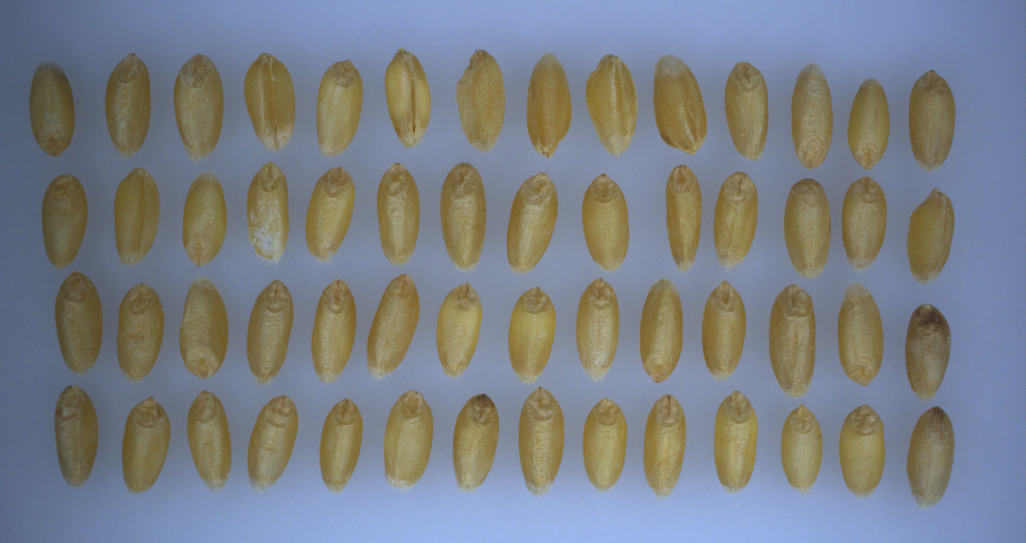
#> input picture image processing codes/KODLAR10_Bitwise_Operatorleri/KODLAR10_Bitwise_Operatorleri/Resim2_Coklu_Bugday.png, 1026 x 543 px
$ python K10_7_Bitwise_XOR_Bugday_GRAY.py
#> lines starting #> are read from the running program, lines starting #| are printed output that depends on the picture
# -*- coding: utf-8 -*-
"""
Created on Tue Mar 26 06:24:59 2024

@author: muozi
"""

import cv2

# İlk görüntüyü yükle
img1 = cv2.imread('Resim2_Coklu_Bugday.png',0)
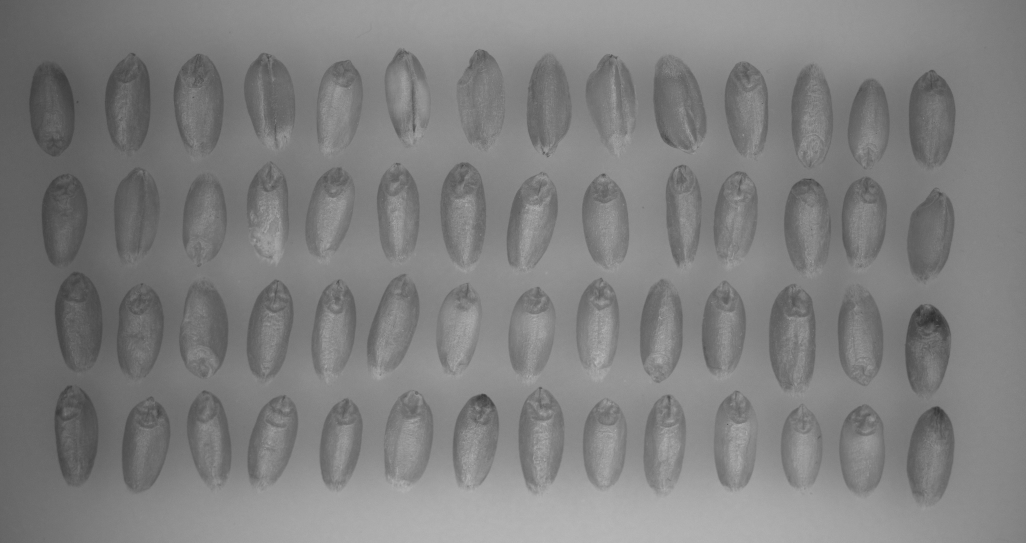
#> img1: shape (543, 1026); min 45, max 185, mean 126.8

# İkinci görüntüyü yükle
img2 = cv2.imread("Resim3_Bugday_Binary.png",0)
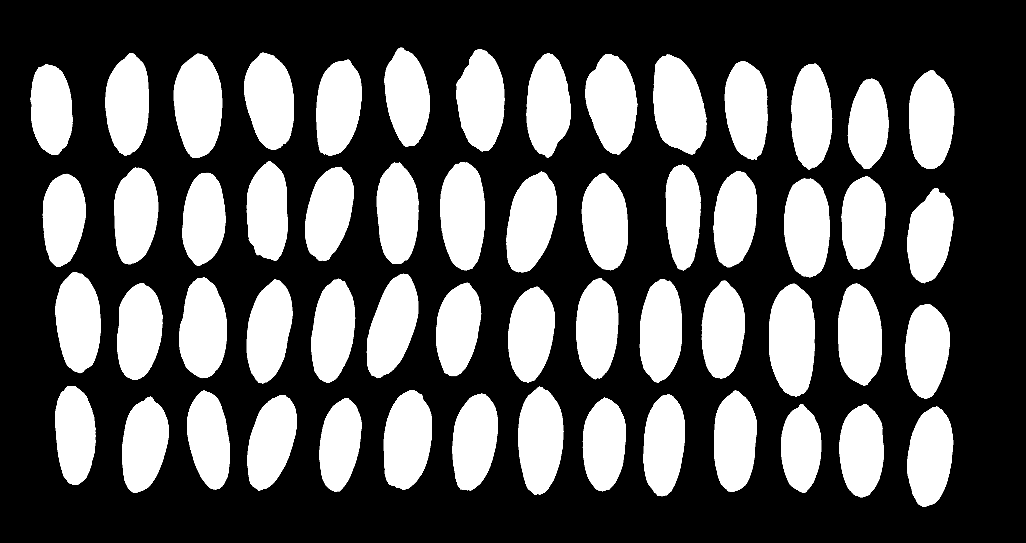
#> input picture image processing codes/KODLAR10_Bitwise_Operatorleri/KODLAR10_Bitwise_Operatorleri/Resim3_Bugday_Binary.png, 1026 x 543 px
#> img2 is the input picture: shape (543, 1026); min 0, max 255, mean 88.1

print("Veri Tipi IMG_1:"+str(img1.dtype))
#| Veri Tipi IMG_1:uint8
print("Veri Tipi IMG_2:"+str(img2.dtype))
#| Veri Tipi IMG_2:uint8

print("IMG1 Görüntü Boyutu:"+str(img1.shape))
#| IMG1 Görüntü Boyutu:(543, 1026)
print("IMG2 Görüntü Boyutu:"+str(img2.shape))
#| IMG2 Görüntü Boyutu:(543, 1026)


bit_xor = cv2.bitwise_xor(img1, img2)
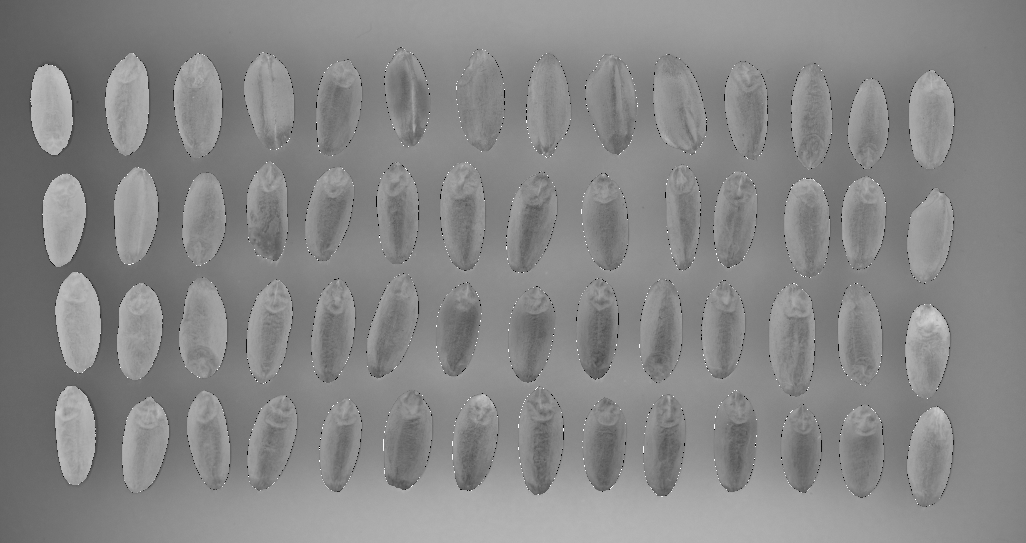
#> bit_xor: shape (543, 1026); min 0, max 255, mean 134.6

# Görüntüleri göster
cv2.imshow("img1", img1)
cv2.imshow("img2", img2)
cv2.imshow("bitwise_xor", bit_xor)

cv2.waitKey(0)
cv2.destroyAllWindows()
